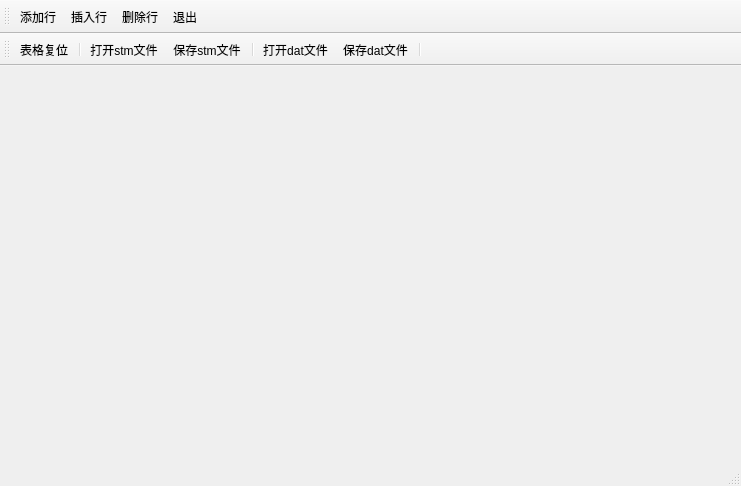
<?xml version="1.0" encoding="UTF-8"?>
<ui version="4.0">
 <class>MainWindow</class>
 <widget class="QMainWindow" name="MainWindow">
  <property name="geometry">
   <rect>
    <x>0</x>
    <y>0</y>
    <width>741</width>
    <height>486</height>
   </rect>
  </property>
  <property name="windowTitle">
   <string>MainWindow</string>
  </property>
  <widget class="QWidget" name="centralWidget"/>
  <widget class="QMenuBar" name="menuBar">
   <property name="geometry">
    <rect>
     <x>0</x>
     <y>0</y>
     <width>741</width>
     <height>22</height>
    </rect>
   </property>
  </widget>
  <widget class="QStatusBar" name="statusBar"/>
  <widget class="QToolBar" name="toolBar">
   <property name="windowTitle">
    <string>toolBar</string>
   </property>
   <attribute name="toolBarArea">
    <enum>TopToolBarArea</enum>
   </attribute>
   <attribute name="toolBarBreak">
    <bool>false</bool>
   </attribute>
   <addaction name="action_2"/>
   <addaction name="action_3"/>
   <addaction name="action_4"/>
   <addaction name="actQuit"/>
  </widget>
  <widget class="QToolBar" name="mainToolBar">
   <property name="inputMethodHints">
    <set>Qt::ImhNone</set>
   </property>
   <property name="toolButtonStyle">
    <enum>Qt::ToolButtonTextUnderIcon</enum>
   </property>
   <attribute name="toolBarArea">
    <enum>TopToolBarArea</enum>
   </attribute>
   <attribute name="toolBarBreak">
    <bool>true</bool>
   </attribute>
   <addaction name="actTabReset"/>
   <addaction name="separator"/>
   <addaction name="action_stm"/>
   <addaction name="action_stm_2"/>
   <addaction name="separator"/>
   <addaction name="action_dat"/>
   <addaction name="action_dat_2"/>
   <addaction name="separator"/>
  </widget>
  <action name="actTabReset">
   <property name="icon">
    <iconset resource="res.qrc">
     <normaloff>:/images/icons/100.bmp</normaloff>:/images/icons/100.bmp</iconset>
   </property>
   <property name="text">
    <string>表格复位</string>
   </property>
  </action>
  <action name="action_stm">
   <property name="icon">
    <iconset resource="res.qrc">
     <normaloff>:/images/icons/open.bmp</normaloff>:/images/icons/open.bmp</iconset>
   </property>
   <property name="text">
    <string>打开stm文件</string>
   </property>
  </action>
  <action name="action_stm_2">
   <property name="icon">
    <iconset resource="res.qrc">
     <normaloff>:/images/icons/save.bmp</normaloff>:/images/icons/save.bmp</iconset>
   </property>
   <property name="text">
    <string>保存stm文件</string>
   </property>
  </action>
  <action name="action_dat">
   <property name="icon">
    <iconset resource="res.qrc">
     <normaloff>:/images/icons/126.bmp</normaloff>:/images/icons/126.bmp</iconset>
   </property>
   <property name="text">
    <string>打开dat文件</string>
   </property>
  </action>
  <action name="action_dat_2">
   <property name="icon">
    <iconset resource="res.qrc">
     <normaloff>:/images/icons/066.GIF</normaloff>:/images/icons/066.GIF</iconset>
   </property>
   <property name="text">
    <string>保存dat文件</string>
   </property>
  </action>
  <action name="action_2">
   <property name="icon">
    <iconset resource="res.qrc">
     <normaloff>:/images/icons/append.bmp</normaloff>:/images/icons/append.bmp</iconset>
   </property>
   <property name="text">
    <string>添加行</string>
   </property>
  </action>
  <action name="action_3">
   <property name="icon">
    <iconset resource="res.qrc">
     <normaloff>:/images/icons/306.bmp</normaloff>:/images/icons/306.bmp</iconset>
   </property>
   <property name="text">
    <string>插入行</string>
   </property>
  </action>
  <action name="action_4">
   <property name="icon">
    <iconset resource="res.qrc">
     <normaloff>:/images/icons/delete.bmp</normaloff>:/images/icons/delete.bmp</iconset>
   </property>
   <property name="text">
    <string>删除行</string>
   </property>
  </action>
  <action name="actQuit">
   <property name="icon">
    <iconset resource="res.qrc">
     <normaloff>:/images/icons/exit.bmp</normaloff>:/images/icons/exit.bmp</iconset>
   </property>
   <property name="text">
    <string>退出</string>
   </property>
  </action>
 </widget>
 <layoutdefault spacing="6" margin="11"/>
 <resources>
  <include location="res.qrc"/>
 </resources>
 <connections>
  <connection>
   <sender>actQuit</sender>
   <signal>triggered()</signal>
   <receiver>MainWindow</receiver>
   <slot>close()</slot>
   <hints>
    <hint type="sourcelabel">
     <x>-1</x>
     <y>-1</y>
    </hint>
    <hint type="destinationlabel">
     <x>321</x>
     <y>242</y>
    </hint>
   </hints>
  </connection>
 </connections>
</ui>
